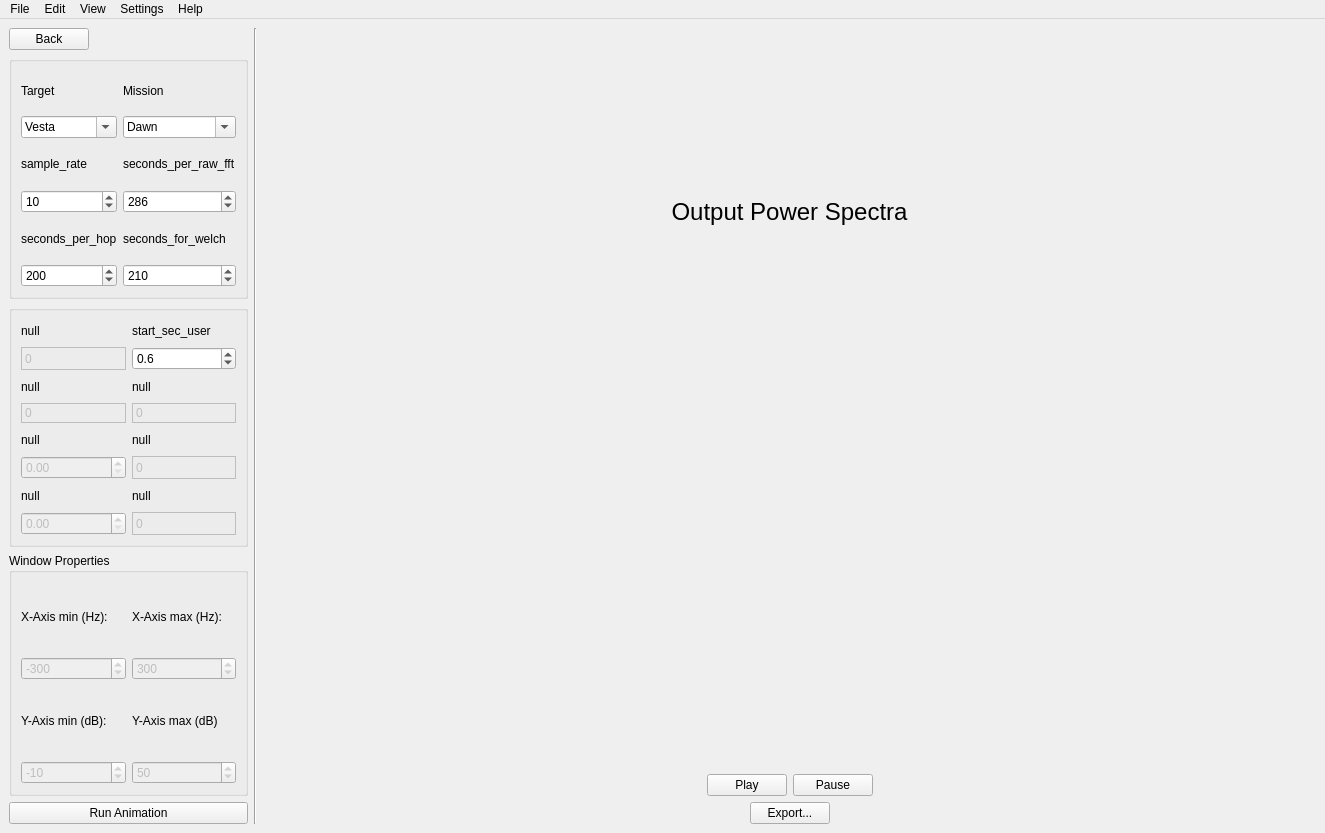
<?xml version="1.0" encoding="UTF-8"?>
<ui version="4.0">
 <class>MainWindow</class>
 <widget class="QMainWindow" name="MainWindow">
  <property name="geometry">
   <rect>
    <x>0</x>
    <y>0</y>
    <width>1325</width>
    <height>833</height>
   </rect>
  </property>
  <property name="font">
   <font>
    <family>Arial</family>
    <pointsize>9</pointsize>
    <weight>50</weight>
    <bold>false</bold>
   </font>
  </property>
  <property name="windowTitle">
   <string>MainWindow</string>
  </property>
  <widget class="QWidget" name="centralwidget">
   <property name="font">
    <font>
     <pointsize>9</pointsize>
    </font>
   </property>
   <layout class="QGridLayout" name="gridLayout">
    <item row="1" column="2">
     <layout class="QHBoxLayout" name="horizontalLayout" stretch="1,1,5">
      <item>
       <layout class="QVBoxLayout" name="vlayout_left">
        <item>
         <layout class="QHBoxLayout" name="horizontalLayout_7">
          <item>
           <widget class="QPushButton" name="btn_back">
            <property name="text">
             <string>Back</string>
            </property>
           </widget>
          </item>
          <item>
           <spacer name="horizontalSpacer_5">
            <property name="orientation">
             <enum>Qt::Horizontal</enum>
            </property>
            <property name="sizeHint" stdset="0">
             <size>
              <width>40</width>
              <height>20</height>
             </size>
            </property>
           </spacer>
          </item>
         </layout>
        </item>
        <item>
         <widget class="QGroupBox" name="group_aq_geometry">
          <property name="font">
           <font>
            <family>Arial</family>
            <pointsize>9</pointsize>
           </font>
          </property>
          <property name="title">
           <string/>
          </property>
          <layout class="QGridLayout" name="gridLayout_3">
           <item row="0" column="0">
            <widget class="QLabel" name="lbl_target">
             <property name="font">
              <font>
               <family>Arial</family>
               <pointsize>9</pointsize>
              </font>
             </property>
             <property name="text">
              <string>Target</string>
             </property>
            </widget>
           </item>
           <item row="0" column="1">
            <widget class="QLabel" name="lbl_mission">
             <property name="font">
              <font>
               <family>Arial</family>
               <pointsize>9</pointsize>
              </font>
             </property>
             <property name="text">
              <string>Mission</string>
             </property>
            </widget>
           </item>
           <item row="1" column="0">
            <widget class="QComboBox" name="combo_target">
             <property name="enabled">
              <bool>true</bool>
             </property>
             <property name="editable">
              <bool>true</bool>
             </property>
             <property name="currentText">
              <string>Vesta</string>
             </property>
            </widget>
           </item>
           <item row="1" column="1">
            <widget class="QComboBox" name="combo_mission">
             <property name="enabled">
              <bool>true</bool>
             </property>
             <property name="editable">
              <bool>true</bool>
             </property>
             <property name="currentText">
              <string>Dawn</string>
             </property>
            </widget>
           </item>
           <item row="2" column="0">
            <widget class="QLabel" name="lbl_occ_duration">
             <property name="font">
              <font>
               <family>Arial</family>
               <pointsize>9</pointsize>
              </font>
             </property>
             <property name="text">
              <string>sample_rate</string>
             </property>
            </widget>
           </item>
           <item row="2" column="1">
            <widget class="QLabel" name="lbl_eq_radius">
             <property name="font">
              <font>
               <family>Arial</family>
               <pointsize>9</pointsize>
              </font>
             </property>
             <property name="text">
              <string>seconds_per_raw_fft</string>
             </property>
            </widget>
           </item>
           <item row="3" column="0">
            <widget class="QSpinBox" name="spin_occ_duration">
             <property name="enabled">
              <bool>true</bool>
             </property>
             <property name="font">
              <font>
               <family>Arial</family>
               <pointsize>9</pointsize>
              </font>
             </property>
             <property name="minimum">
              <number>-100</number>
             </property>
             <property name="value">
              <number>10</number>
             </property>
            </widget>
           </item>
           <item row="3" column="1">
            <widget class="QSpinBox" name="spin_eq_radius">
             <property name="enabled">
              <bool>true</bool>
             </property>
             <property name="font">
              <font>
               <family>Arial</family>
               <pointsize>9</pointsize>
              </font>
             </property>
             <property name="minimum">
              <number>-100</number>
             </property>
             <property name="maximum">
              <number>1000000000</number>
             </property>
             <property name="value">
              <number>286</number>
             </property>
            </widget>
           </item>
           <item row="4" column="0">
            <widget class="QLabel" name="lbl_sc_veolcity">
             <property name="font">
              <font>
               <family>Arial</family>
               <pointsize>9</pointsize>
              </font>
             </property>
             <property name="text">
              <string>seconds_per_hop</string>
             </property>
            </widget>
           </item>
           <item row="4" column="1">
            <widget class="QLabel" name="lbl_lowest_alt">
             <property name="font">
              <font>
               <family>Arial</family>
               <pointsize>9</pointsize>
              </font>
             </property>
             <property name="text">
              <string>seconds_for_welch</string>
             </property>
            </widget>
           </item>
           <item row="5" column="0">
            <widget class="QSpinBox" name="spin_sc_velocity">
             <property name="enabled">
              <bool>true</bool>
             </property>
             <property name="font">
              <font>
               <family>Arial</family>
               <pointsize>9</pointsize>
              </font>
             </property>
             <property name="minimum">
              <number>-100</number>
             </property>
             <property name="maximum">
              <number>1000</number>
             </property>
             <property name="value">
              <number>200</number>
             </property>
            </widget>
           </item>
           <item row="5" column="1">
            <widget class="QSpinBox" name="spin_lowest_alt">
             <property name="enabled">
              <bool>true</bool>
             </property>
             <property name="font">
              <font>
               <family>Arial</family>
               <pointsize>9</pointsize>
              </font>
             </property>
             <property name="minimum">
              <number>-100</number>
             </property>
             <property name="maximum">
              <number>1000</number>
             </property>
             <property name="value">
              <number>210</number>
             </property>
            </widget>
           </item>
          </layout>
         </widget>
        </item>
        <item>
         <widget class="QGroupBox" name="group_radio_analysis">
          <property name="font">
           <font>
            <family>Arial</family>
            <pointsize>9</pointsize>
           </font>
          </property>
          <property name="title">
           <string/>
          </property>
          <layout class="QGridLayout" name="gridLayout_4">
           <item row="4" column="0">
            <widget class="QLabel" name="lbl_k_spec">
             <property name="font">
              <font>
               <family>Arial</family>
               <pointsize>9</pointsize>
              </font>
             </property>
             <property name="text">
              <string>null</string>
             </property>
            </widget>
           </item>
           <item row="2" column="0">
            <widget class="QLabel" name="lbl_l_win">
             <property name="font">
              <font>
               <family>Arial</family>
               <pointsize>9</pointsize>
              </font>
             </property>
             <property name="text">
              <string>null</string>
             </property>
            </widget>
           </item>
           <item row="1" column="0">
            <widget class="QLabel" name="display_delta_f">
             <property name="enabled">
              <bool>false</bool>
             </property>
             <property name="frameShape">
              <enum>QFrame::Box</enum>
             </property>
             <property name="text">
              <string>0</string>
             </property>
            </widget>
           </item>
           <item row="1" column="1">
            <widget class="QDoubleSpinBox" name="spin_f_res">
             <property name="enabled">
              <bool>true</bool>
             </property>
             <property name="font">
              <font>
               <family>Arial</family>
               <pointsize>9</pointsize>
              </font>
             </property>
             <property name="decimals">
              <number>1</number>
             </property>
             <property name="value">
              <double>0.600000000000000</double>
             </property>
            </widget>
           </item>
           <item row="0" column="1">
            <widget class="QLabel" name="lbl_f_res">
             <property name="font">
              <font>
               <family>Arial</family>
               <pointsize>9</pointsize>
              </font>
             </property>
             <property name="text">
              <string>start_sec_user</string>
             </property>
            </widget>
           </item>
           <item row="0" column="0">
            <widget class="QLabel" name="lbl_delta_f">
             <property name="font">
              <font>
               <family>Arial</family>
               <pointsize>9</pointsize>
              </font>
             </property>
             <property name="text">
              <string>null</string>
             </property>
            </widget>
           </item>
           <item row="3" column="0">
            <widget class="QLabel" name="display_l_win">
             <property name="enabled">
              <bool>false</bool>
             </property>
             <property name="frameShape">
              <enum>QFrame::Box</enum>
             </property>
             <property name="text">
              <string>0</string>
             </property>
            </widget>
           </item>
           <item row="6" column="0">
            <widget class="QLabel" name="lbl_t_hop">
             <property name="font">
              <font>
               <family>Arial</family>
               <pointsize>9</pointsize>
              </font>
             </property>
             <property name="text">
              <string>null</string>
             </property>
            </widget>
           </item>
           <item row="4" column="1">
            <widget class="QLabel" name="lbl_timespan">
             <property name="font">
              <font>
               <family>Arial</family>
               <pointsize>9</pointsize>
              </font>
             </property>
             <property name="text">
              <string>null</string>
             </property>
            </widget>
           </item>
           <item row="6" column="1">
            <widget class="QLabel" name="lbl_thop_tint">
             <property name="font">
              <font>
               <family>Arial</family>
               <pointsize>9</pointsize>
              </font>
             </property>
             <property name="text">
              <string>null</string>
             </property>
            </widget>
           </item>
           <item row="7" column="0">
            <widget class="QDoubleSpinBox" name="double_t_hop">
             <property name="enabled">
              <bool>false</bool>
             </property>
             <property name="font">
              <font>
               <family>Arial</family>
               <pointsize>9</pointsize>
              </font>
             </property>
             <property name="value">
              <double>0.000000000000000</double>
             </property>
            </widget>
           </item>
           <item row="7" column="1">
            <widget class="QLabel" name="display_thop_tint">
             <property name="enabled">
              <bool>false</bool>
             </property>
             <property name="frameShape">
              <enum>QFrame::Box</enum>
             </property>
             <property name="text">
              <string>0</string>
             </property>
            </widget>
           </item>
           <item row="2" column="1">
            <widget class="QLabel" name="lbl_t_int">
             <property name="font">
              <font>
               <family>Arial</family>
               <pointsize>9</pointsize>
              </font>
             </property>
             <property name="text">
              <string>null</string>
             </property>
            </widget>
           </item>
           <item row="5" column="0">
            <widget class="QDoubleSpinBox" name="double_k_spec">
             <property name="enabled">
              <bool>false</bool>
             </property>
             <property name="font">
              <font>
               <family>Arial</family>
               <pointsize>9</pointsize>
              </font>
             </property>
             <property name="value">
              <double>0.000000000000000</double>
             </property>
            </widget>
           </item>
           <item row="5" column="1">
            <widget class="QLabel" name="display_timespan">
             <property name="enabled">
              <bool>false</bool>
             </property>
             <property name="frameShape">
              <enum>QFrame::Box</enum>
             </property>
             <property name="text">
              <string>0</string>
             </property>
            </widget>
           </item>
           <item row="3" column="1">
            <widget class="QLabel" name="display_t_int">
             <property name="enabled">
              <bool>false</bool>
             </property>
             <property name="frameShape">
              <enum>QFrame::Box</enum>
             </property>
             <property name="text">
              <string>0</string>
             </property>
            </widget>
           </item>
          </layout>
         </widget>
        </item>
        <item>
         <widget class="QGroupBox" name="group_wind_props">
          <property name="font">
           <font>
            <family>Arial</family>
            <pointsize>9</pointsize>
           </font>
          </property>
          <property name="title">
           <string>Window Properties</string>
          </property>
          <layout class="QGridLayout" name="gridLayout_5">
           <item row="0" column="0">
            <widget class="QLabel" name="lbl_xmin">
             <property name="font">
              <font>
               <family>Arial</family>
               <pointsize>9</pointsize>
              </font>
             </property>
             <property name="text">
              <string>X-Axis min (Hz):</string>
             </property>
            </widget>
           </item>
           <item row="0" column="1">
            <widget class="QLabel" name="lbl_xmax">
             <property name="font">
              <font>
               <family>Arial</family>
               <pointsize>9</pointsize>
              </font>
             </property>
             <property name="text">
              <string>X-Axis max (Hz):</string>
             </property>
            </widget>
           </item>
           <item row="1" column="0">
            <widget class="QSpinBox" name="spin_xmin">
             <property name="enabled">
              <bool>false</bool>
             </property>
             <property name="font">
              <font>
               <family>Arial</family>
               <pointsize>9</pointsize>
              </font>
             </property>
             <property name="minimum">
              <number>-500</number>
             </property>
             <property name="value">
              <number>-300</number>
             </property>
            </widget>
           </item>
           <item row="1" column="1">
            <widget class="QSpinBox" name="spin_xmax">
             <property name="enabled">
              <bool>false</bool>
             </property>
             <property name="font">
              <font>
               <family>Arial</family>
               <pointsize>9</pointsize>
              </font>
             </property>
             <property name="minimum">
              <number>-50</number>
             </property>
             <property name="maximum">
              <number>500</number>
             </property>
             <property name="value">
              <number>300</number>
             </property>
            </widget>
           </item>
           <item row="2" column="0">
            <widget class="QLabel" name="lbl_ymin">
             <property name="font">
              <font>
               <family>Arial</family>
               <pointsize>9</pointsize>
              </font>
             </property>
             <property name="text">
              <string>Y-Axis min (dB):</string>
             </property>
            </widget>
           </item>
           <item row="2" column="1">
            <widget class="QLabel" name="lbl_ymax">
             <property name="font">
              <font>
               <family>Arial</family>
               <pointsize>9</pointsize>
              </font>
             </property>
             <property name="text">
              <string>Y-Axis max (dB)</string>
             </property>
            </widget>
           </item>
           <item row="3" column="0">
            <widget class="QSpinBox" name="spin_ymin">
             <property name="enabled">
              <bool>false</bool>
             </property>
             <property name="font">
              <font>
               <family>Arial</family>
               <pointsize>9</pointsize>
              </font>
             </property>
             <property name="minimum">
              <number>-100</number>
             </property>
             <property name="maximum">
              <number>3</number>
             </property>
             <property name="value">
              <number>-10</number>
             </property>
            </widget>
           </item>
           <item row="3" column="1">
            <widget class="QSpinBox" name="spin_ymax">
             <property name="enabled">
              <bool>false</bool>
             </property>
             <property name="font">
              <font>
               <family>Arial</family>
               <pointsize>9</pointsize>
              </font>
             </property>
             <property name="maximum">
              <number>500</number>
             </property>
             <property name="value">
              <number>50</number>
             </property>
            </widget>
           </item>
          </layout>
         </widget>
        </item>
        <item>
         <widget class="QPushButton" name="btn_run_animation">
          <property name="font">
           <font>
            <family>Arial</family>
            <pointsize>9</pointsize>
           </font>
          </property>
          <property name="text">
           <string>Run Animation</string>
          </property>
         </widget>
        </item>
       </layout>
      </item>
      <item>
       <widget class="Line" name="vline_center_divider">
        <property name="font">
         <font>
          <family>Arial</family>
          <pointsize>9</pointsize>
         </font>
        </property>
        <property name="orientation">
         <enum>Qt::Vertical</enum>
        </property>
       </widget>
      </item>
      <item>
       <layout class="QVBoxLayout" name="vlayout_right">
        <item>
         <widget class="QLabel" name="lbl_graph_header">
          <property name="font">
           <font>
            <family>Arial</family>
            <pointsize>18</pointsize>
           </font>
          </property>
          <property name="text">
           <string>Output Power Spectra</string>
          </property>
          <property name="alignment">
           <set>Qt::AlignCenter</set>
          </property>
         </widget>
        </item>
        <item>
         <widget class="BSRAnimation" name="widget_animation" native="true"/>
        </item>
        <item>
         <layout class="QHBoxLayout" name="horizontalLayout_3">
          <item>
           <spacer name="horizontalSpacer">
            <property name="orientation">
             <enum>Qt::Horizontal</enum>
            </property>
            <property name="sizeHint" stdset="0">
             <size>
              <width>40</width>
              <height>20</height>
             </size>
            </property>
           </spacer>
          </item>
          <item>
           <widget class="QPushButton" name="btn_play">
            <property name="text">
             <string>Play</string>
            </property>
           </widget>
          </item>
          <item>
           <widget class="QPushButton" name="btn_pause">
            <property name="text">
             <string>Pause</string>
            </property>
           </widget>
          </item>
          <item>
           <spacer name="horizontalSpacer_2">
            <property name="orientation">
             <enum>Qt::Horizontal</enum>
            </property>
            <property name="sizeHint" stdset="0">
             <size>
              <width>40</width>
              <height>20</height>
             </size>
            </property>
           </spacer>
          </item>
         </layout>
        </item>
        <item>
         <layout class="QHBoxLayout" name="horizontalLayout_5">
          <item>
           <spacer name="horizontalSpacer_3">
            <property name="orientation">
             <enum>Qt::Horizontal</enum>
            </property>
            <property name="sizeHint" stdset="0">
             <size>
              <width>40</width>
              <height>20</height>
             </size>
            </property>
           </spacer>
          </item>
          <item>
           <widget class="QPushButton" name="btn_export">
            <property name="enabled">
             <bool>true</bool>
            </property>
            <property name="font">
             <font>
              <family>Arial</family>
              <pointsize>9</pointsize>
             </font>
            </property>
            <property name="text">
             <string>Export...</string>
            </property>
           </widget>
          </item>
          <item>
           <spacer name="horizontalSpacer_4">
            <property name="orientation">
             <enum>Qt::Horizontal</enum>
            </property>
            <property name="sizeHint" stdset="0">
             <size>
              <width>40</width>
              <height>20</height>
             </size>
            </property>
           </spacer>
          </item>
         </layout>
        </item>
       </layout>
      </item>
     </layout>
    </item>
   </layout>
  </widget>
  <widget class="QMenuBar" name="menubar">
   <property name="geometry">
    <rect>
     <x>0</x>
     <y>0</y>
     <width>1325</width>
     <height>26</height>
    </rect>
   </property>
   <widget class="QMenu" name="menuFile">
    <property name="title">
     <string>File</string>
    </property>
   </widget>
   <widget class="QMenu" name="menuEdit">
    <property name="title">
     <string>Edit</string>
    </property>
   </widget>
   <widget class="QMenu" name="menuView">
    <property name="title">
     <string>View</string>
    </property>
   </widget>
   <widget class="QMenu" name="menuSettings">
    <property name="title">
     <string>Settings</string>
    </property>
   </widget>
   <widget class="QMenu" name="menuHelp">
    <property name="font">
     <font>
      <family>Arial</family>
     </font>
    </property>
    <property name="title">
     <string>Help</string>
    </property>
   </widget>
   <addaction name="menuFile"/>
   <addaction name="menuEdit"/>
   <addaction name="menuView"/>
   <addaction name="menuSettings"/>
   <addaction name="menuHelp"/>
  </widget>
  <action name="actionView">
   <property name="text">
    <string>View</string>
   </property>
  </action>
 </widget>
 <customwidgets>
  <customwidget>
   <class>BSRAnimation</class>
   <extends>QWidget</extends>
   <header>animation_v4</header>
   <container>1</container>
  </customwidget>
 </customwidgets>
 <resources/>
 <connections/>
</ui>
